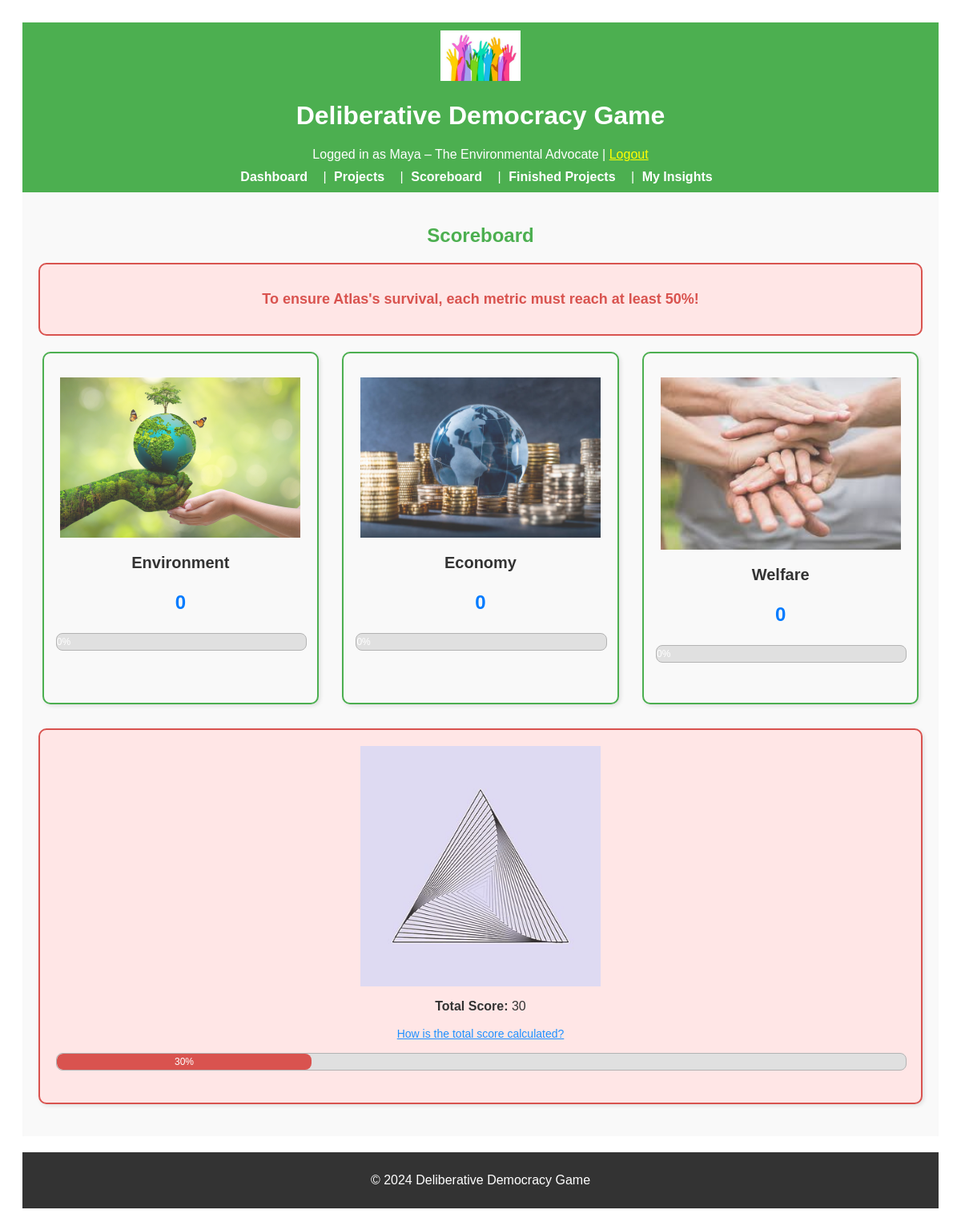
/scoreboard (signed in), run on an earlier commit of the app's database.
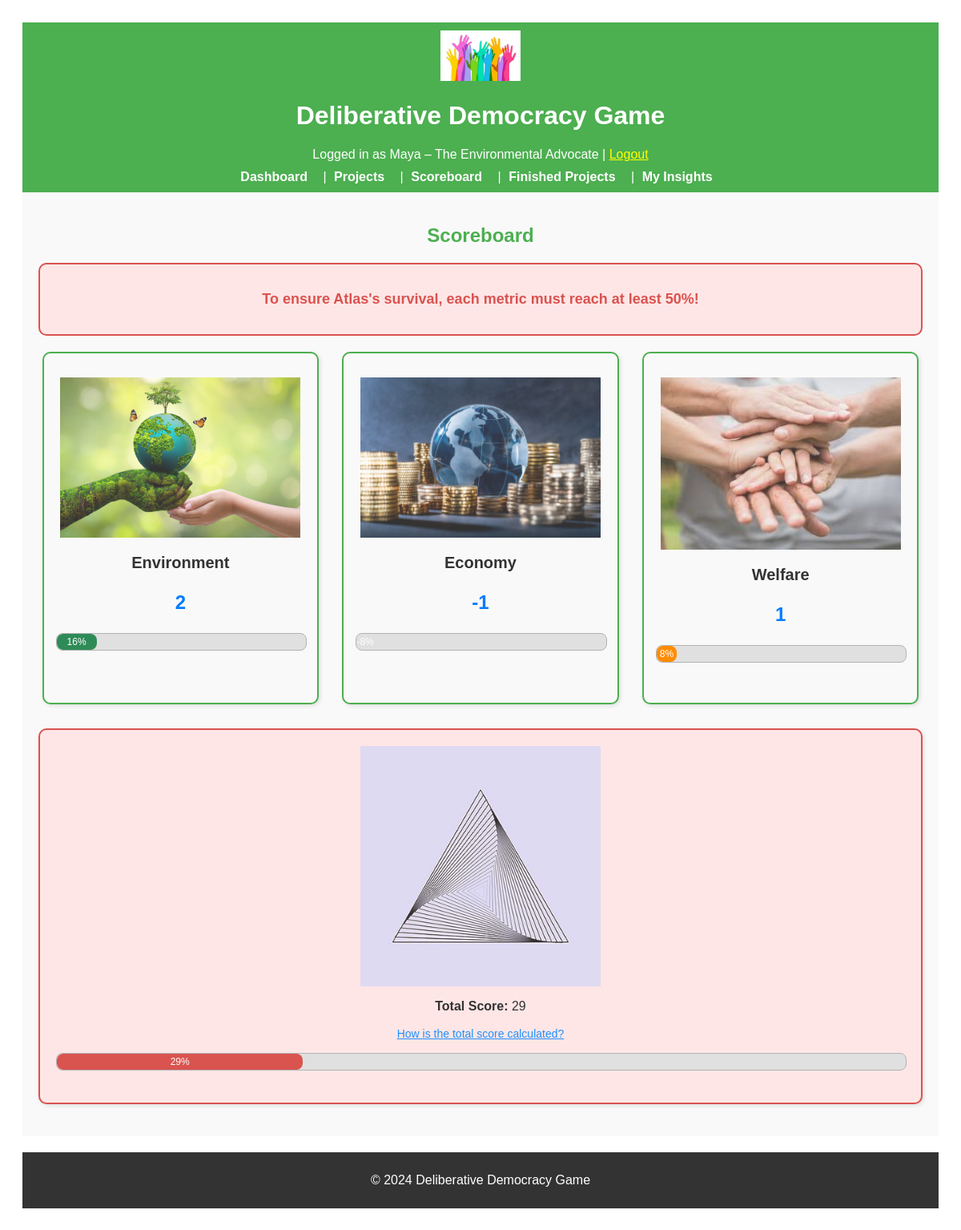
And on a later commit of the database.
### app/models.py (models this page shows, shortened)
class User(UserMixin, db.Model):
    __tablename__ = "users"
    id = db.Column(db.Integer, primary_key=True)
    character_name = db.Column(db.String(64), unique=True, nullable=False)
    interests = db.Column(db.Text, nullable=True)
    utility_criteria = db.Column(db.Text, nullable=True)
    starting_resources = db.Column(db.Text, nullable=True)
    reading = db.Column(db.Text, nullable=True)
    environment = db.Column(db.Integer, default=0, nullable=True)
    money = db.Column(db.Integer, default=0, nullable=True)
    involvement = db.Column(db.Integer, default=0, nullable=True)
    welfare = db.Column(db.Integer, default=0, nullable=True)
    resources = db.relationship("Resource", backref="user", lazy=True)
    metrics = db.relationship("Metric", backref="user", lazy=True)

class CommonMetric(db.Model):
    __tablename__ = "common_metrics"
    id = db.Column(db.Integer, primary_key=True)
    type = db.Column(
        db.String(64), nullable=False
    )  # 'Environment', 'Economy', 'Welfare'
    value = db.Column(db.Integer, default=0, nullable=False)

### app/routes.py (the view)
@main.route("/scoreboard")
@login_required
def score_board():
    common_metrics = CommonMetric.query.all()
    return render_template(
        "score_board.html",
        metrics=common_metrics,
        calculate_total_score=calculate_total_score,
    )

### app/routes.py (called while the page is built)
@login_manager.user_loader
def load_user(user_id):
    return User.query.get(int(user_id))

### app/utils.py (called while the page is built)
def calculate_total_score(environment_score, economy_score, welfare_score):
    total_sum = environment_score + economy_score + welfare_score
    scores = [environment_score, economy_score, welfare_score]
    mean_score = total_sum / 3
    balance_penalty = sum((score - mean_score) ** 2 for score in scores) / 3
    balance_score = max(0, 100 - balance_penalty)
    total_score = (total_sum / 3) * 0.7 + balance_score * 0.3  # Weighted combination
    return min(100, max(0, int(total_score)))

### app/templates/score_board.html (shortened to what this page needs)
{% extends "base.html" %}
{% block content %}
<div class="scoreboard-header">
    <h2>Scoreboard</h2>
</div>
<div class="survival-message"
    style="background-color: #ffe6e6; border: 2px solid #d9534f; border-radius: 10px; padding: 15px; margin-bottom: 20px; text-align: center; font-size: 18px; color: #d9534f; font-weight: bold;">
    <p>To ensure Atlas's survival, each metric must reach at least 50%!</p>
</div>
<div class="scoreboard-metrics">
    {% for metric in metrics %}
    <div class="metric-card">
        <img src="{{ url_for('static', filename='images/' + metric.type | lower + '.png') }}"
            alt="{{ metric.type }} icon" class="metric-icon">
        <div class="metric-info">
            <h3>{{ metric.type }}</h3>
            <p class="metric-value">{{ metric.value }}</p>
        </div>
        <div class="progress-bar-container">
            <div class="progress-bar {{ metric.type | lower }}"
                style="width: {{ 8 * metric.value }}%; max-width: 100%;">
                {{ 8 * metric.value }}%
            </div>
        </div>
    </div>
    {% endfor %}
</div>
<div class="total-score-section">
    {% set total_score = calculate_total_score(metrics[0].value, metrics[1].value, metrics[2].value) %}
    <div class="total-score-card full-width-box">
        <div class="metric-info">
            <img src="{{ url_for('static', filename='images/total_score.png') }}" alt="Total Score icon"
                class="metric-icon">
            <p><strong>Total Score:</strong> {{ total_score }}</p>
            <a href="{{ url_for('main.total_score_info') }}" class="info-link">How is the total score calculated?</a>
        </div>
        <div class="progress-bar-container full-width-progress">
            <div class="progress-bar total" style="width: {{ total_score }}%; max-width: 100%;">
                {{ total_score }}%
            </div>
        </div>
    </div>
</div>
{% endblock %}

### app/templates/base.html (shortened to what this page needs)
<!DOCTYPE html>
<html lang="en">
<head>
    <link rel="stylesheet" href="{{ url_for('static', filename='css/styles.css') }}">
</head>
<body>
    <header style="background-color: #4CAF50; padding: 10px; color: white; text-align: center;">
        <img src="{{ url_for('static', filename='images/logo.png') }}" alt="Game Logo"
            style="width: 100px; height: auto;">
        <h1>Deliberative Democracy Game</h1>
        {% if current_user.is_authenticated %}
        <p style="margin: 0;">Logged in as {{ current_user.character_name }} | <a href="{{ url_for('main.logout') }}"
                style="color: yellow;">Logout</a></p>
        {% endif %}
        <nav style="margin-top: 10px;">
            <a href="{{ url_for('main.dashboard') }}" style="color: white; padding: 5px;">Dashboard</a> |
            <a href="{{ url_for('main.project_list') }}" style="color: white; padding: 5px;">Projects</a> |
            <a href="{{ url_for('main.score_board') }}" style="color: white; padding: 5px;">Scoreboard</a> |
            <a href="{{ url_for('main.finished_projects') }}" style="color: white; padding: 5px;">Finished Projects</a>
            |
            <a href="{{ url_for('main.insight') }}" style="color: white; padding: 5px;">My Insights</a>
        </nav>
    </header>
    <main style="padding: 20px; background-color: #f9f9f9;">
        {% block content %}{% endblock %}
    </main>
    <footer style="background-color: #333; color: white; text-align: center; padding: 10px; margin-top: 20px;">
        <p>&copy; 2024 Deliberative Democracy Game</p>
    </footer>
</body>
</html>

### app/static/css/styles.css (style rules this page uses)
header { background-color: #4CAF50; color: white; padding: 15px; text-align: center; }
nav a { color: white; text-decoration: none; margin-right: 10px; font-weight: bold; }
footer { background-color: #333; color: white; text-align: center; padding: 10px; margin-top: 20px; }
.progress-bar-container { width: 100%; background-color: #e0e0e0; border-radius: 8px; margin-bottom: 20px; overflow: hidden; position: relative; border: 1px solid #b3b3b3; }
.scoreboard-header { text-align: center; color: #4CAF50; margin-bottom: 20px; }
.scoreboard-metrics { display: flex; flex-wrap: wrap; gap: 20px; justify-content: space-around; }
.metric-card { position: relative; border: 2px solid #4CAF50; border-radius: 10px; padding: 30px 15px; background-color: #f9f9f9; text-align: center; width: calc(30% - 20px); box-shadow: 2px 2px 5px rgba(0, 0, 0, 0.1); overflow: hidden; }
.metric-card h3 { font-size: 20px; margin-bottom: 5px; color: #333; }
.metric-info { position: relative; z-index: 2; color: #333; }
.metric-value { font-size: 24px; color: #555; font-weight: bold; }
.metric-icon { width: 300px; height: auto; opacity: 0.8; margin-bottom: 10px; display: block; margin-left: auto; margin-right: auto; }
.full-width-box { border: 2px solid #d9534f; background-color: rgba(217, 83, 79, 0.1); padding: 20px; border-radius: 10px; text-align: center; box-shadow: 2px 2px 10px rgba(0, 0, 0, 0.1); }
.full-width-progress { width: 100%; margin-top: 15px; }
.total-score-section { margin-top: 30px; width: 100%; }
.total-score-card { background-color: #ffe6e6; border: 2px solid #d9534f; border-radius: 10px; padding: 20px; text-align: center; width: 100%; box-sizing: border-box; margin-bottom: 20px; box-shadow: 2px 2px 5px rgba(0, 0, 0, 0.1); }
.info-link { color: #1e90ff; text-decoration: underline; font-size: 14px; }
.progress-bar { height: 20px; border-radius: 8px; text-align: center; color: white; font-size: 12px; line-height: 20px; width: 0; transition: width 1s ease-in-out; }
.progress-bar.environment { background-color: #2e8b57; }
.progress-bar.economy { background-color: #1e90ff; }
.progress-bar.welfare { background-color: #ff8c00; }
.progress-bar.total { background-color: #d9534f; }
.metric-value { color: #007bff; font-weight: bold; }

What changed in the data, as far as the page shows it:
changed CommonMetric "Environment": value "0" → "2"; 8*metric.value "0" → "16"
changed CommonMetric "Economy": value "0" → "-1"; 8*metric.value "0" → "-8"
changed CommonMetric "Welfare": value "0" → "1"; 8*metric.value "0" → "8"
Also different on the page:
{{ total_score }}: "30" → "29"
{{ total_score }}: 30 → 29 (drawn)
